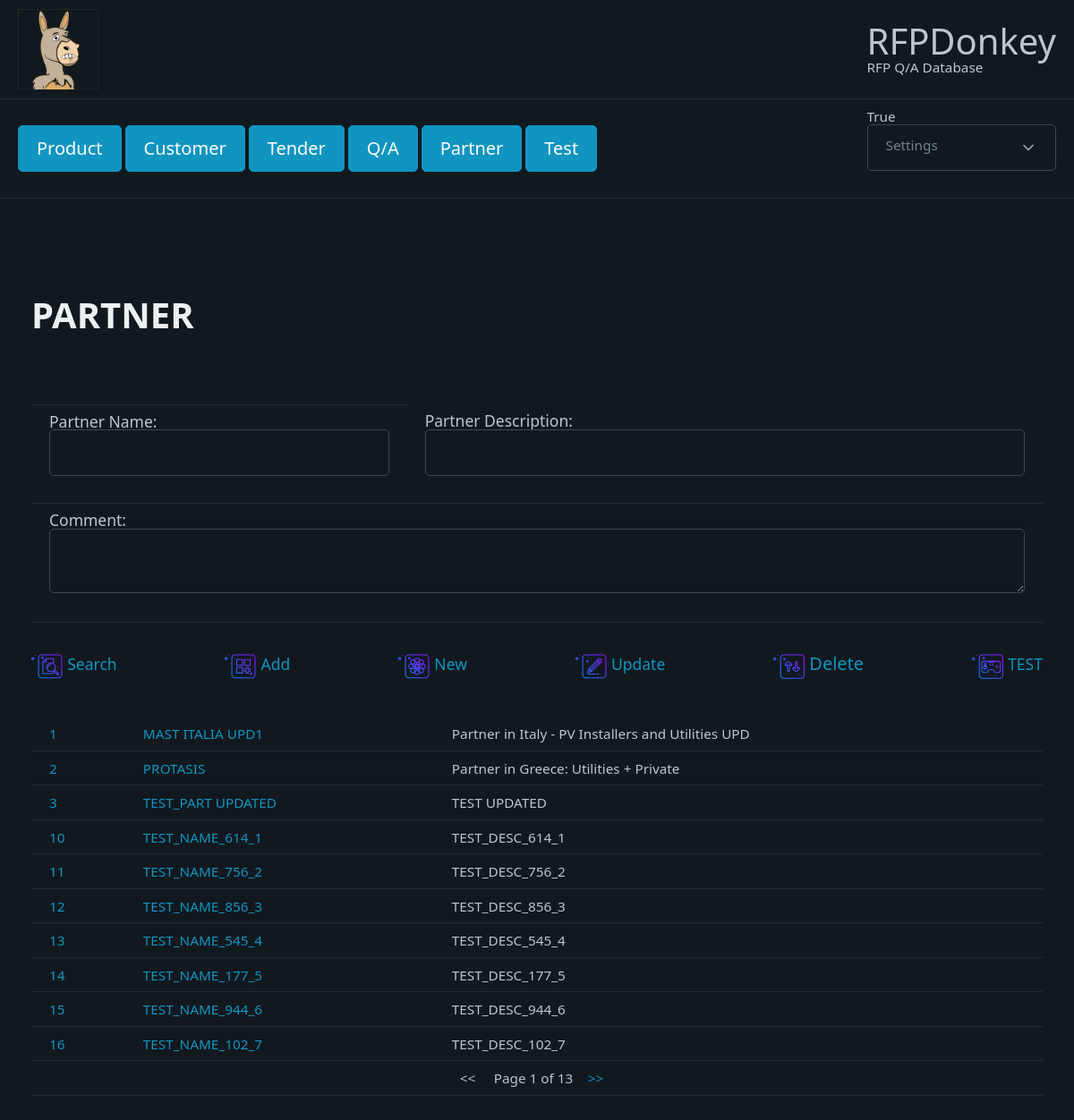
Page /partner_new/1/1/ (signed in) on the committed database.
### RFPDonkey/models.py (models this page shows, shortened)
class partner(models.Model):
    partner_name = models.CharField(max_length=200, null = False)
    partner_description = models.CharField(max_length=200)
    partner_comment = models.CharField(max_length=500)

### RFPDonkey/views.py (the view)
# urls.py: path('partner_new/<int:c_page>/<int:t_pages>/',views.partner_new,name='partner_new'),
@csrf_protect
def partner_new(request,c_page,t_pages):
    previous = False
    next = False
    start_page = (c_page-1)*items_per_page
    part = partner.objects.all()[start_page:start_page+items_per_page]
    template = loader.get_template("partner.html")
    t_pages = math.ceil(partner.objects.all().count()/items_per_page)
    if (c_page>1):
        previous = True
    if (c_page<t_pages):
        next = True
    context = {
        "c_page":int(c_page),
        "t_pages":t_pages,
        "prev_pg":previous,
        "next_pg":next,
        "part":part,
         "auth":  request.session["AUTH"]
    }
    return HttpResponse(template.render(context, request))

### RFPDonkey/templates/partner.html (shortened to what this page needs)
{% extends "base.html" %}
{% load static %}
{% block container %}
<html data-theme="dark">
    <head>
    </head>
    <body>
        <h1>PARTNER </h1>
        <center>
            <form action="" name="frm" id="frm">
                <table>
                    <tr>
                        <td>
                        </td>
                    </tr>
                    <tr>
                        <td>Partner Name: <input type="text" size="50" name="partner_name"></td>
                        <td>Partner Description: <input type="text" name = "partner_description" size="100"></td>
                    </tr>
                    <tr>
                        <td colspan="2">
                        Comment:
                        <textarea name = "partner_comment" width="40" height="4">
                        </textarea>
                    </tr>
                </table>
            </form>
        </center>
        <nav>
            <a role ="menuitem" href="javascript:PartSearch(1,1,0)" >
                <small>Search </small>
              </a>
              <a role ="menuitem" href="javascript:PartAdd(1,1,0)">
                <small>Add</small>
              </a>
              <a role ="menuitem" href="javascript:PartNew()">
                <small>New</small>
              </a>
              <a role ="menuitem" href="javascript:PartUpdate(1,1,0)">
                <small>Update</small>
              </a>
              <a role ="menuitem" href="javascript:PartDelete(1,1,0)">
                <smalll>Delete</smalll>
              </a>
              <a role ="menuitem" href="javascript:Test()">
                <small>TEST</small>
              </a>
        </nav>
        <br><br>
        <table>
            {% for p in part %}
            <tr>
                <td>
                <small>
                <a href="javascript:PartSelection('{{p.id}}','{{p.partner_name}}','{{p.partner_description}}','{{p.partner_comment}}')">{{p.id}}</a>
                </small>
                </td>
                <td><small><a href="javascript:PartSelection('{{p.id}}','{{p.partner_name}}','{{p.partner_description}}','{{p.partner_comment}}')">{{p.partner_name}}</a></td>
                <td><small>{{p.partner_description}}</small></td>
            </tr>
            {% endfor %}
            <tr>
              <td colspan = "3">
                  <center>
                      {% if prev_pg %}
                      <small> 	<a href="javascript:Partner({{c_page}},{{t_pages}},-1)">&lt;&lt; </a> &nbsp;&nbsp;&nbsp;</small>
                      {% else %}
                      <small> &lt;&lt;  &nbsp;&nbsp;&nbsp;</small>
                      {%endif%}
                      <small> Page {{c_page}} of {{t_pages}}</small>
                      {% if next_pg %}
                      <small>&nbsp;&nbsp;&nbsp;<a href="javascript:Partner({{c_page}},{{t_pages}},1)">&gt;&gt;</a>&nbsp;&nbsp;&nbsp;</small>
                      {%else%}
                      <small>&nbsp;&nbsp;&nbsp;&gt;&gt;&nbsp;&nbsp;&nbsp;</small>
                      {% endif %}
                  </center>
              </td>
          </tr>
        </table>
    </body>
</html>
{% endblock %}

### rows in the picture
partner: id "1", partner_name "MAST ITALIA UPD1", partner_description "Partner in Italy - PV Installers and Utilities UPD"
partner: id "2", partner_name "PROTASIS", partner_description "Partner in Greece: Utilities + Private"
partner: id "3", partner_name "TEST_PART UPDATED", partner_description "TEST UPDATED"
partner: id "10", partner_name "TEST_NAME_614_1", partner_description "TEST_DESC_614_1"
partner: id "11", partner_name "TEST_NAME_756_2", partner_description "TEST_DESC_756_2"
partner: id "12", partner_name "TEST_NAME_856_3", partner_description "TEST_DESC_856_3"
partner: id "13", partner_name "TEST_NAME_545_4", partner_description "TEST_DESC_545_4"
partner: id "14", partner_name "TEST_NAME_177_5", partner_description "TEST_DESC_177_5"
partner: id "15", partner_name "TEST_NAME_944_6", partner_description "TEST_DESC_944_6"
partner: id "16", partner_name "TEST_NAME_102_7", partner_description "TEST_DESC_102_7"

### other values in the picture
{{ auth }} "True"
{{ c_page }} "1"
{{ t_pages }} "13"
